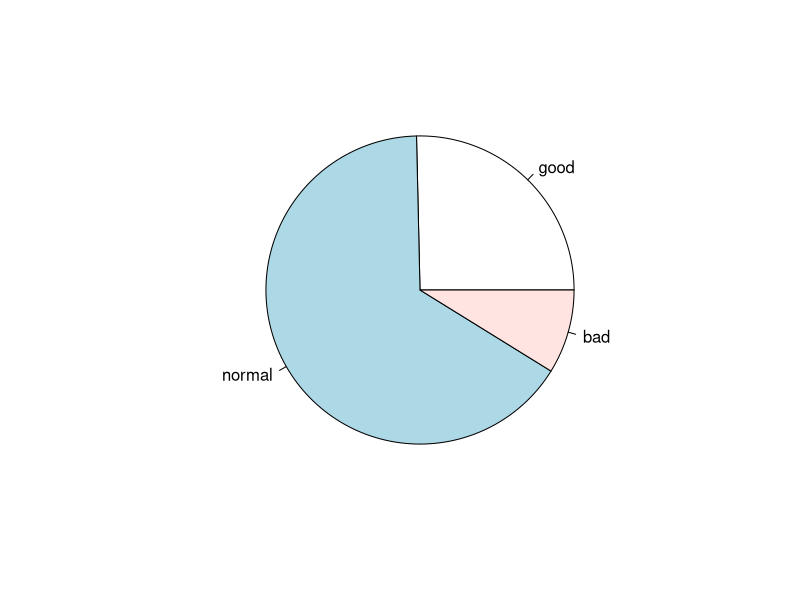
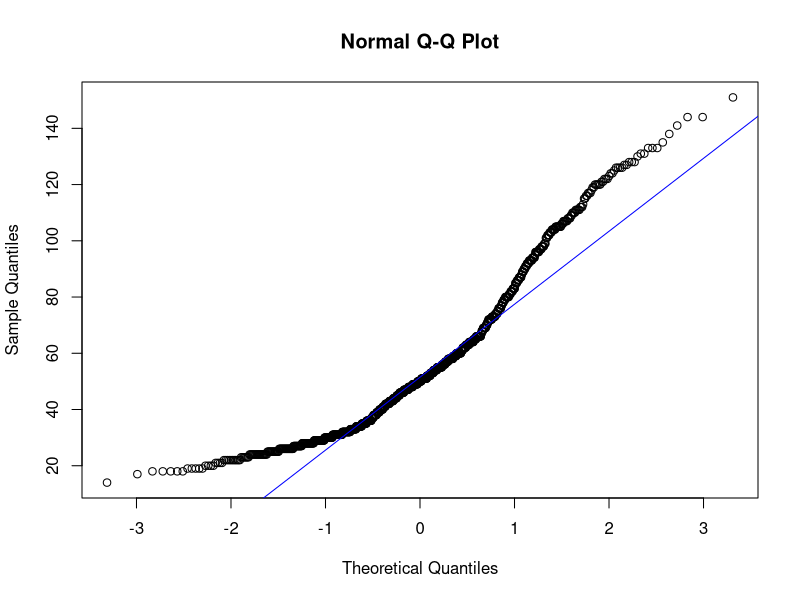
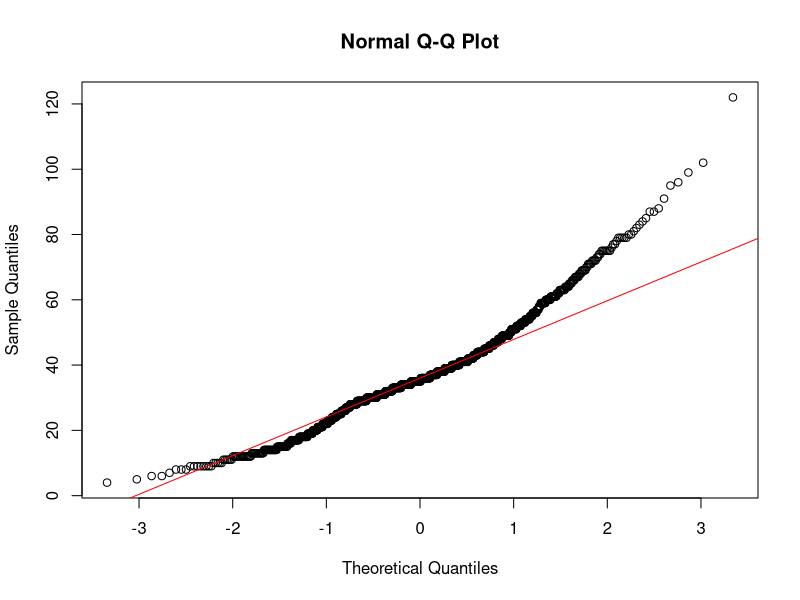

Recreate these plots in R, in order.
## ---- chunk 1
#load data. Used opendata in seoul-si
#level of finedust by month, localarea
dust_data <- read.csv("./dust_seoul.csv", header = TRUE)
head(dust_data)
summary(dust_data)
## ---- chunk 2
#Extract monthly info into the month column (substr())
dust_data$month <- substr(dust_data[,1], 5,6)
unique(dust_data$month)
names(dust_data) <- c("date","station","Co2.ppm", "Ozone.ppm", "Co.ppm", "SO3.ppm", "Fine.dust", "Ultrafine.dust","month")
#filter by month for 01, 08 (%in%)
dust_data_18 <- subset(dust_data, dust_data$month %in% c('01', '08') )
length(dust_data_18)
dust_data_18
## ---- chunk 3

dust_data_soup <- dust_data_18[,c("month","Fine.dust","Ultrafine.dust")]
dust_data_soup <- na.omit(dust_data_soup)
dust_data_soup$Fine.dust2 <- factor(NA, levels = c(1,2,3), labels = c('good','normal','bad'))
dust_data_soup$Fine.dust2[dust_data_soup$Fine.dust <=30] <- 'good'
dust_data_soup$Fine.dust2[dust_data_soup$Fine.dust >=31 & dust_data_soup$Fine.dust <=80] <- 'normal'
dust_data_soup$Fine.dust2[dust_data_soup$Fine.dust >=81 & dust_data_soup$Fine.dust <=150] <- 'bad'
dust_data_soup$Fine.dust2[dust_data_soup$Fine.dust >=151 ] <- 'bad'
dust_data_soup
pie(table(dust_data_soup$Fine.dust2))
## ---- chunk 4
library(gmodels)
month <- dust_data_soup$month
finedust <- dust_data_soup$Fine.dust2
table(month, finedust)
prop.table(table(month, finedust), margin = 1)*100
chisq.test(month, finedust)
CrossTable(month, finedust, chisq = TRUE)
## ---- chunk 5
#Regularity Test - shapiro test
jan <- dust_data_soup$Fine.dust[dust_data_soup$month == '01']
shapiro.test(jan)
aug <- dust_data_soup$Fine.dust[dust_data_soup$month == '08']
shapiro.test(aug)

#Q-Q plot(Quantile)
qqnorm(jan)
qqline(jan, lty=1, col="blue")
qqnorm(aug)
qqline(aug, lty = 1, col = 'red')
## ---- chunk 6
#
#Ordered numbering.
t.test(jan, aug, alternative = "two.sided")
t.test(jan, aug, alternative = "greater")
t.test(jan, aug, alternative = "less")
